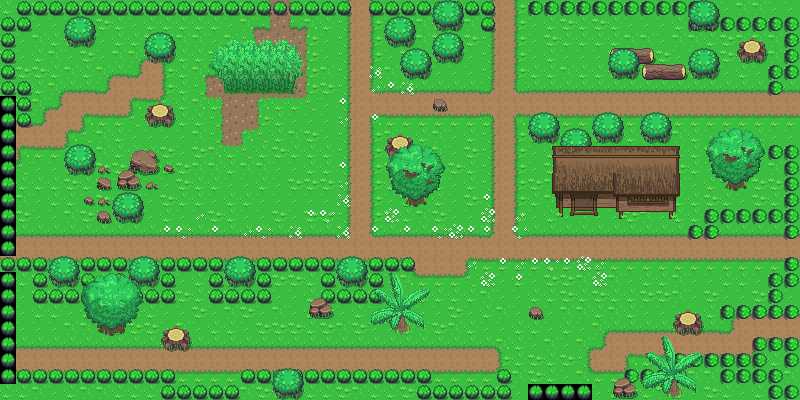

A 2D game scene composited from a Tiled map and its tileset images. What follows is a short description and the map's XML, with each tile layer's data collapsed to a summary:
An orthogonal 50x25 tile map with 16x16 px tiles, 6 tile layers (Base, Rocks, Plants, plants2, ...), 2 tilesets.

<map version="1.0" tiledversion="1.0.2" orientation="orthogonal" renderorder="left-down" width="50" height="25" tilewidth="16" tileheight="16" nextobjectid="1">
 <properties>
  <property name="unity:sortingLayerName" value="AbovePlayer" />
 </properties>
 <tileset firstgid="1" source="../../Tileset/Overworld.tsx" />
 <tileset firstgid="1729" source="../../Tileset/Building.tsx" />
 <layer name="Base" width="50" height="25">
  <data>[1250 cells, 1250 non-empty, 33 distinct tile ids]</data>
 </layer>
 <layer name="Rocks" width="50" height="25">
  <data>[1250 cells, 45 non-empty, 16 distinct tile ids]</data>
 </layer>
 <layer name="Plants" width="50" height="25">
  <data>[1250 cells, 244 non-empty, 8 distinct tile ids]</data>
 </layer>
 <layer name="plants2" width="50" height="25">
  <data>[1250 cells, 126 non-empty, 59 distinct tile ids]</data>
 </layer>
 <layer name="Balaay" width="50" height="25">
  <data>[1250 cells, 18 non-empty, 18 distinct tile ids]</data>
 </layer>
 <layer name="AbovePlauyer" width="50" height="25">
  <data>[1250 cells, 76 non-empty, 43 distinct tile ids]</data>
 </layer>
</map>
